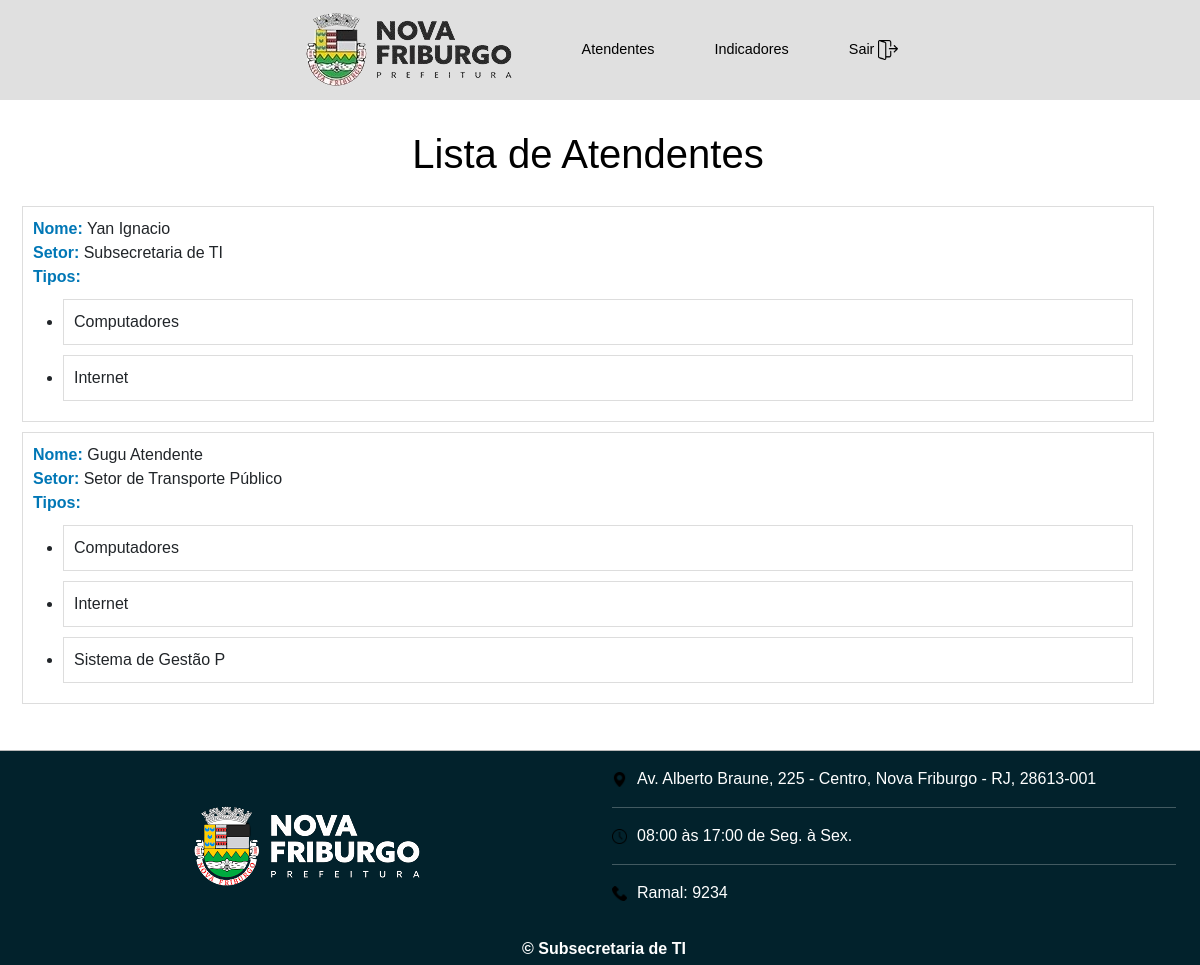
Page /atendentes (signed in) on the earlier database version.
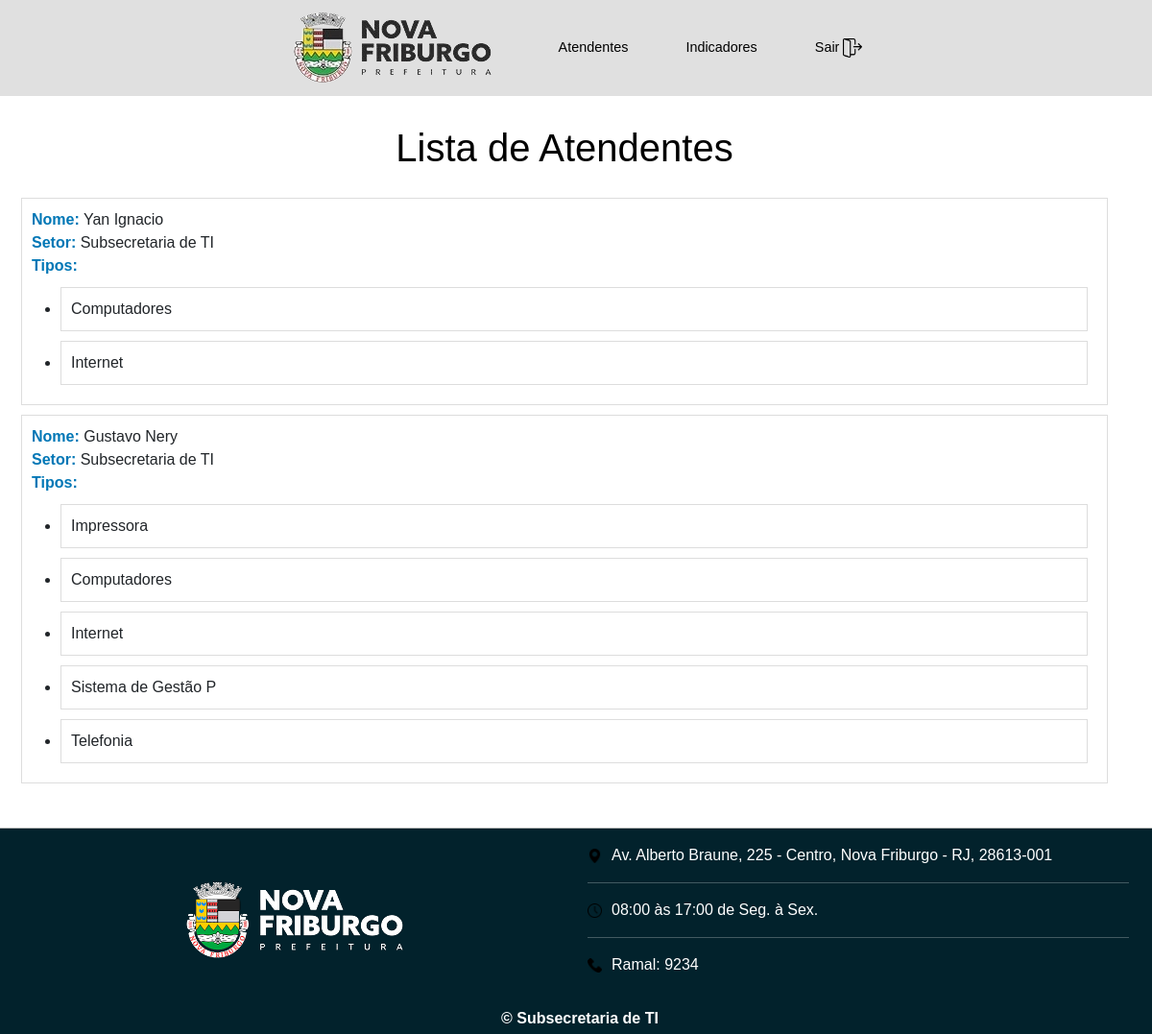
Same page on the later database version.
### chamadosApp/models.py (models this page shows, shortened)
class Servidor(models.Model):
    user = models.ForeignKey(User, on_delete=models.CASCADE)
    nome = models.CharField(max_length=75)
    setor = models.ForeignKey(Setor, verbose_name='Setor', on_delete=models.CASCADE)

class Atendente(Servidor):
    tipo = models.ManyToManyField(Tipo, verbose_name='Tipo')

class Servidor(models.Model):
    user = models.ForeignKey(User, on_delete=models.CASCADE)
    nome = models.CharField(max_length=75)
    setor = models.ForeignKey(Setor, verbose_name='Setor', on_delete=models.CASCADE)

class Setor(models.Model):
    secretaria = models.ForeignKey(Secretaria, verbose_name="Secretaria", on_delete=models.CASCADE)
    nome = models.CharField(max_length=100, default='')
    cep = models.CharField(max_length=8, default='')
    bairro = models.CharField(max_length=50, default='')
    logradouro = models.CharField(max_length=150, default='')

class Tipo(models.Model):
    nome = models.CharField(max_length=30, verbose_name='Nome do Serviço', blank=True)
    sigla = models.CharField(max_length=3, verbose_name="Sigla", blank=True)
    descricao = models.TextField(default='')

### chamadosApp/views.py (the view)
# urls.py: path('atendentes', views.atendentes, name='atendentes'),
@login_required
def atendentes(request):
    atendentes = Atendente.objects.all()
    context = {
        'atendentes': atendentes,
    }
    return render(request, 'atendentes.html', context)

### chamadosApp/templates/atendentes.html (shortened to what this page needs)
{% extends "template.html" %}
{% block main %}
<link rel="stylesheet" href="/static/css/atendentes.css">
<h1>Lista de Atendentes</h1>
<ul>
    {% for atendente in atendentes %}
        <li>
            <strong>Nome:</strong> {{ atendente.nome }}<br>
            <strong>Setor:</strong> {{ atendente.setor.nome }}<br>
            <strong>Tipos:</strong>
            <ul>
                {% for tipo in atendente.tipo.all %}
                    <li>{{ tipo.nome }}</li>
                {% endfor %}
            </ul>
        </li>
    {% endfor %}
</ul>
{% endblock %}

Differences in the rows shown:
removed Atendente: nome "Gugu Atendente", setor.nome "Setor de Transporte Público", Tipo (nome "Computadores"), Tipo (nome "Internet"), Tipo (nome "Sistema de Gestão P")
added Atendente: nome "Gustavo Nery", setor.nome "Subsecretaria de TI", Tipo (nome "Computadores"), Tipo (nome "Internet"), Tipo (nome "Sistema de Gestão P")
now on this page (row unchanged): Tipo: nome "Impressora", shown under "Gustavo Nery"
now on this page (row unchanged): Tipo: nome "Telefonia", shown under "Gustavo Nery"
